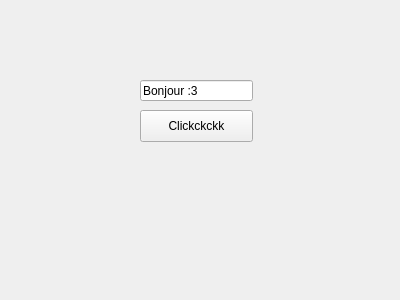
<?xml version="1.0" encoding="UTF-8"?>
<ui version="4.0">
 <class>Form</class>
 <widget class="QWidget" name="Form">
  <property name="geometry">
   <rect>
    <x>0</x>
    <y>0</y>
    <width>400</width>
    <height>300</height>
   </rect>
  </property>
  <property name="windowTitle">
   <string>Form</string>
  </property>
  <widget class="QLineEdit" name="lineEdit">
   <property name="geometry">
    <rect>
     <x>140</x>
     <y>80</y>
     <width>113</width>
     <height>21</height>
    </rect>
   </property>
   <property name="text">
    <string>Bonjour :3</string>
   </property>
  </widget>
  <widget class="QPushButton" name="pushButton">
   <property name="geometry">
    <rect>
     <x>140</x>
     <y>110</y>
     <width>113</width>
     <height>32</height>
    </rect>
   </property>
   <property name="text">
    <string>Clickckckk</string>
   </property>
  </widget>
 </widget>
 <resources/>
 <connections/>
</ui>
